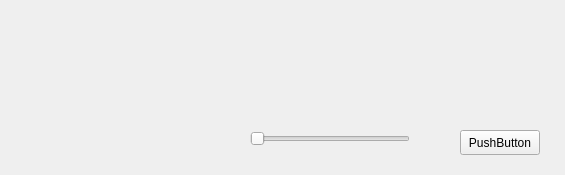
<?xml version="1.0" encoding="UTF-8"?>
<ui version="4.0">
 <class>DemultStream</class>
 <widget class="QWidget" name="DemultStream">
  <property name="geometry">
   <rect>
    <x>0</x>
    <y>0</y>
    <width>565</width>
    <height>175</height>
   </rect>
  </property>
  <property name="windowTitle">
   <string>Form</string>
  </property>
  <widget class="QPushButton" name="pushButton">
   <property name="geometry">
    <rect>
     <x>460</x>
     <y>130</y>
     <width>80</width>
     <height>25</height>
    </rect>
   </property>
   <property name="text">
    <string>PushButton</string>
   </property>
  </widget>
  <widget class="QSlider" name="horizontalSlider">
   <property name="geometry">
    <rect>
     <x>250</x>
     <y>130</y>
     <width>160</width>
     <height>18</height>
    </rect>
   </property>
   <property name="orientation">
    <enum>Qt::Horizontal</enum>
   </property>
  </widget>
 </widget>
 <resources/>
 <connections/>
</ui>
